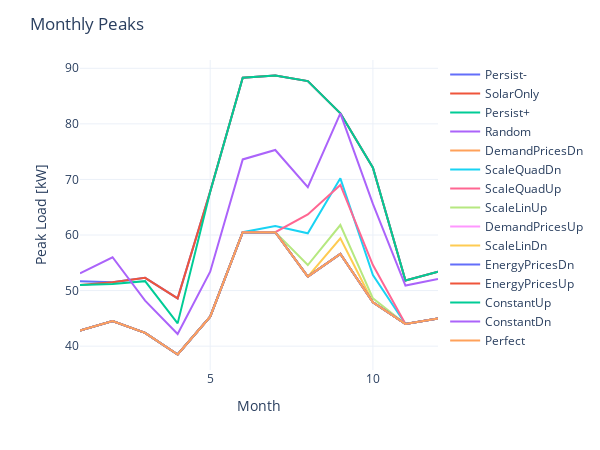

The notebook cell this image was saved under:
### Code cell
r_peakplot = r.sort_values('p_Ct')[[f'pk_{i}' for i in range(1,13)]].T
r_peakplot.index = list(range(1,13))
f = r_peakplot.plot(width=600,height=450)

f.update_layout(yaxis_title='Peak Load [kW]',
                     xaxis_title='Month',
                     title='Monthly Peaks',
                     template='plotly_white',
                     legend={'title':None})

### Figure 1 — Plotly figure (JSON) as saved in the notebook; plotly's stock layout.template omitted (floating-point values rounded to 4 significant figures)
{"data": [{"hovertemplate": "variable=Persist-<br>index=%{x}<br>value=%{y}<extra></extra>", "legendgroup": "Persist-", "line": {"color": "#636efa", "dash": "solid"}, "marker": {"symbol": "circle"}, "mode": "lines", "name": "Persist-", "orientation": "v", "showlegend": true, "type": "scatter", "x": [1, 2, 3, 4, 5, 6, 7, 8, 9, 10, 11, 12], "xaxis": "x", "y": [51.7, 51.5, 52.3, 48.6, 67.8, 88.3, 88.7, 87.7, 81.9, 72.1, 51.8, 53.4], "yaxis": "y"}, {"hovertemplate": "variable=SolarOnly<br>index=%{x}<br>value=%{y}<extra></extra>", "legendgroup": "SolarOnly", "line": {"color": "#EF553B", "dash": "solid"}, "marker": {"symbol": "circle"}, "mode": "lines", "name": "SolarOnly", "orientation": "v", "showlegend": true, "type": "scatter", "x": [1, 2, 3, 4, 5, 6, 7, 8, 9, 10, 11, 12], "xaxis": "x", "y": [51, 51.5, 52.3, 48.6, 67.8, 88.3, 88.7, 87.7, 81.9, 72.1, 51.8, 53.4], "yaxis": "y"}, {"hovertemplate": "variable=Persist+<br>index=%{x}<br>value=%{y}<extra></extra>", "legendgroup": "Persist+", "line": {"color": "#00cc96", "dash": "solid"}, "marker": {"symbol": "circle"}, "mode": "lines", "name": "Persist+", "orientation": "v", "showlegend": true, "type": "scatter", "x": [1, 2, 3, 4, 5, 6, 7, 8, 9, 10, 11, 12], "xaxis": "x", "y": [51, 51.2, 51.7, 44.1, 67.8, 88.3, 88.7, 87.7, 81.9, 72.1, 51.8, 53.4], "yaxis": "y"}, {"hovertemplate": "variable=Random<br>index=%{x}<br>value=%{y}<extra></extra>", "legendgroup": "Random", "line": {"color": "#ab63fa", "dash": "solid"}, "marker": {"symbol": "circle"}, "mode": "lines", "name": "Random", "orientation": "v", "showlegend": true, "type": "scatter", "x": [1, 2, 3, 4, 5, 6, 7, 8, 9, 10, 11, 12], "xaxis": "x", "y": [53.1, 56, 48.2, 42.2, 53.4, 73.6, 75.3, 68.6, 81.9, 65.6, 50.9, 52.1], "yaxis": "y"}, {"hovertemplate": "variable=DemandPricesDn<br>index=%{x}<br>value=%{y}<extra></extra>", "legendgroup": "DemandPricesDn", "line": {"color": "#FFA15A", "dash": "solid"}, "marker": {"symbol": "circle"}, "mode": "lines", "name": "DemandPricesDn", "orientation": "v", "showlegend": true, "type": "scatter", "x": [1, 2, 3, 4, 5, 6, 7, 8, 9, 10, 11, 12], "xaxis": "x", "y": [42.8, 44.5, 42.4, 38.5, 45.3, 60.5, 60.5, 52.5, 56.6, 47.9, 44, 45], "yaxis": "y"}, {"hovertemplate": "variable=ScaleQuadDn<br>index=%{x}<br>value=%{y}<extra></extra>", "legendgroup": "ScaleQuadDn", "line": {"color": "#19d3f3", "dash": "solid"}, "marker": {"symbol": "circle"}, "mode": "lines", "name": "ScaleQuadDn", "orientation": "v", "showlegend": true, "type": "scatter", "x": [1, 2, 3, 4, 5, 6, 7, 8, 9, 10, 11, 12], "xaxis": "x", "y": [42.8, 44.5, 42.4, 38.5, 45.3, 60.5, 61.6, 60.3, 70.2, 52.8, 44, 45], "yaxis": "y"}, {"hovertemplate": "variable=ScaleQuadUp<br>index=%{x}<br>value=%{y}<extra></extra>", "legendgroup": "ScaleQuadUp", "line": {"color": "#FF6692", "dash": "solid"}, "marker": {"symbol": "circle"}, "mode": "lines", "name": "ScaleQuadUp", "orientation": "v", "showlegend": true, "type": "scatter", "x": [1, 2, 3, 4, 5, 6, 7, 8, 9, 10, 11, 12], "xaxis": "x", "y": [42.8, 44.5, 42.4, 38.5, 45.3, 60.5, 60.5, 63.7, 69, 54.6, 44, 45], "yaxis": "y"}, {"hovertemplate": "variable=ScaleLinUp<br>index=%{x}<br>value=%{y}<extra></extra>", "legendgroup": "ScaleLinUp", "line": {"color": "#B6E880", "dash": "solid"}, "marker": {"symbol": "circle"}, "mode": "lines", "name": "ScaleLinUp", "orientation": "v", "showlegend": true, "type": "scatter", "x": [1, 2, 3, 4, 5, 6, 7, 8, 9, 10, 11, 12], "xaxis": "x", "y": [42.8, 44.5, 42.4, 38.5, 45.3, 60.5, 60.5, 54.6, 61.8, 48.6, 44, 45], "yaxis": "y"}, {"hovertemplate": "variable=DemandPricesUp<br>index=%{x}<br>value=%{y}<extra></extra>", "legendgroup": "DemandPricesUp", "line": {"color": "#FF97FF", "dash": "solid"}, "marker": {"symbol": "circle"}, "mode": "lines", "name": "DemandPricesUp", "orientation": "v", "showlegend": true, "type": "scatter", "x": [1, 2, 3, 4, 5, 6, 7, 8, 9, 10, 11, 12], "xaxis": "x", "y": [42.8, 44.5, 42.4, 38.5, 45.3, 60.5, 60.5, 52.5, 56.6, 47.9, 44, 45], "yaxis": "y"}, {"hovertemplate": "variable=ScaleLinDn<br>index=%{x}<br>value=%{y}<extra></extra>", "legendgroup": "ScaleLinDn", "line": {"color": "#FECB52", "dash": "solid"}, "marker": {"symbol": "circle"}, "mode": "lines", "name": "ScaleLinDn", "orientation": "v", "showlegend": true, "type": "scatter", "x": [1, 2, 3, 4, 5, 6, 7, 8, 9, 10, 11, 12], "xaxis": "x", "y": [42.8, 44.5, 42.4, 38.5, 45.3, 60.5, 60.5, 52.5, 59.4, 47.9, 44, 45], "yaxis": "y"}, {"hovertemplate": "variable=EnergyPricesDn<br>index=%{x}<br>value=%{y}<extra></extra>", "legendgroup": "EnergyPricesDn", "line": {"color": "#636efa", "dash": "solid"}, "marker": {"symbol": "circle"}, "mode": "lines", "name": "EnergyPricesDn", "orientation": "v", "showlegend": true, "type": "scatter", "x": [1, 2, 3, 4, 5, 6, 7, 8, 9, 10, 11, 12], "xaxis": "x", "y": [42.8, 44.5, 42.4, 38.5, 45.3, 60.5, 60.5, 52.5, 56.6, 47.9, 44, 45], "yaxis": "y"}, {"hovertemplate": "variable=EnergyPricesUp<br>index=%{x}<br>value=%{y}<extra></extra>", "legendgroup": "EnergyPricesUp", "line": {"color": "#EF553B", "dash": "solid"}, "marker": {"symbol": "circle"}, "mode": "lines", "name": "EnergyPricesUp", "orientation": "v", "showlegend": true, "type": "scatter", "x": [1, 2, 3, 4, 5, 6, 7, 8, 9, 10, 11, 12], "xaxis": "x", "y": [42.8, 44.5, 42.4, 38.5, 45.3, 60.5, 60.5, 52.5, 56.6, 47.9, 44, 45], "yaxis": "y"}, {"hovertemplate": "variable=ConstantUp<br>index=%{x}<br>value=%{y}<extra></extra>", "legendgroup": "ConstantUp", "line": {"color": "#00cc96", "dash": "solid"}, "marker": {"symbol": "circle"}, "mode": "lines", "name": "ConstantUp", "orientation": "v", "showlegend": true, "type": "scatter", "x": [1, 2, 3, 4, 5, 6, 7, 8, 9, 10, 11, 12], "xaxis": "x", "y": [42.8, 44.5, 42.4, 38.5, 45.3, 60.5, 60.5, 52.5, 56.6, 47.9, 44, 45], "yaxis": "y"}, {"hovertemplate": "variable=ConstantDn<br>index=%{x}<br>value=%{y}<extra></extra>", "legendgroup": "ConstantDn", "line": {"color": "#ab63fa", "dash": "solid"}, "marker": {"symbol": "circle"}, "mode": "lines", "name": "ConstantDn", "orientation": "v", "showlegend": true, "type": "scatter", "x": [1, 2, 3, 4, 5, 6, 7, 8, 9, 10, 11, 12], "xaxis": "x", "y": [42.8, 44.5, 42.4, 38.5, 45.3, 60.5, 60.5, 52.5, 56.6, 47.9, 44, 45], "yaxis": "y"}, {"hovertemplate": "variable=Perfect<br>index=%{x}<br>value=%{y}<extra></extra>", "legendgroup": "Perfect", "line": {"color": "#FFA15A", "dash": "solid"}, "marker": {"symbol": "circle"}, "mode": "lines", "name": "Perfect", "orientation": "v", "showlegend": true, "type": "scatter", "x": [1, 2, 3, 4, 5, 6, 7, 8, 9, 10, 11, 12], "xaxis": "x", "y": [42.8, 44.5, 42.4, 38.5, 45.3, 60.5, 60.5, 52.5, 56.6, 47.9, 44, 45], "yaxis": "y"}], "layout": {"height": 450, "legend": {"title": {}, "tracegroupgap": 0}, "margin": {"t": 60}, "title": {"text": "Monthly Peaks"}, "width": 600, "xaxis": {"anchor": "y", "domain": [0, 1], "title": {"text": "Month"}}, "yaxis": {"anchor": "x", "domain": [0, 1], "title": {"text": "Peak Load [kW]"}}}}
